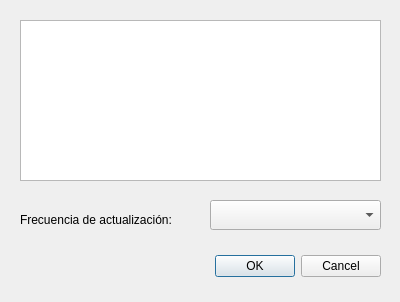
<?xml version="1.0" encoding="UTF-8"?>
<ui version="4.0">
 <class>QInfoBox</class>
 <widget class="QDialog" name="QInfoBox">
  <property name="geometry">
   <rect>
    <x>0</x>
    <y>0</y>
    <width>400</width>
    <height>302</height>
   </rect>
  </property>
  <property name="windowTitle">
   <string>Dialog</string>
  </property>
  <widget class="QDialogButtonBox" name="buttonBox">
   <property name="geometry">
    <rect>
     <x>20</x>
     <y>250</y>
     <width>361</width>
     <height>32</height>
    </rect>
   </property>
   <property name="orientation">
    <enum>Qt::Horizontal</enum>
   </property>
   <property name="standardButtons">
    <set>QDialogButtonBox::Cancel|QDialogButtonBox::Ok</set>
   </property>
  </widget>
  <widget class="QListView" name="listaBolas">
   <property name="geometry">
    <rect>
     <x>20</x>
     <y>20</y>
     <width>361</width>
     <height>161</height>
    </rect>
   </property>
  </widget>
  <widget class="QComboBox" name="comboBox">
   <property name="geometry">
    <rect>
     <x>210</x>
     <y>200</y>
     <width>171</width>
     <height>30</height>
    </rect>
   </property>
  </widget>
  <widget class="QLabel" name="labelFrecuencia">
   <property name="geometry">
    <rect>
     <x>20</x>
     <y>210</y>
     <width>181</width>
     <height>20</height>
    </rect>
   </property>
   <property name="text">
    <string>Frecuencia de actualización:</string>
   </property>
  </widget>
 </widget>
 <resources/>
 <connections>
  <connection>
   <sender>buttonBox</sender>
   <signal>accepted()</signal>
   <receiver>QInfoBox</receiver>
   <slot>accept()</slot>
   <hints>
    <hint type="sourcelabel">
     <x>248</x>
     <y>254</y>
    </hint>
    <hint type="destinationlabel">
     <x>157</x>
     <y>274</y>
    </hint>
   </hints>
  </connection>
  <connection>
   <sender>buttonBox</sender>
   <signal>rejected()</signal>
   <receiver>QInfoBox</receiver>
   <slot>reject()</slot>
   <hints>
    <hint type="sourcelabel">
     <x>316</x>
     <y>260</y>
    </hint>
    <hint type="destinationlabel">
     <x>286</x>
     <y>274</y>
    </hint>
   </hints>
  </connection>
 </connections>
</ui>
